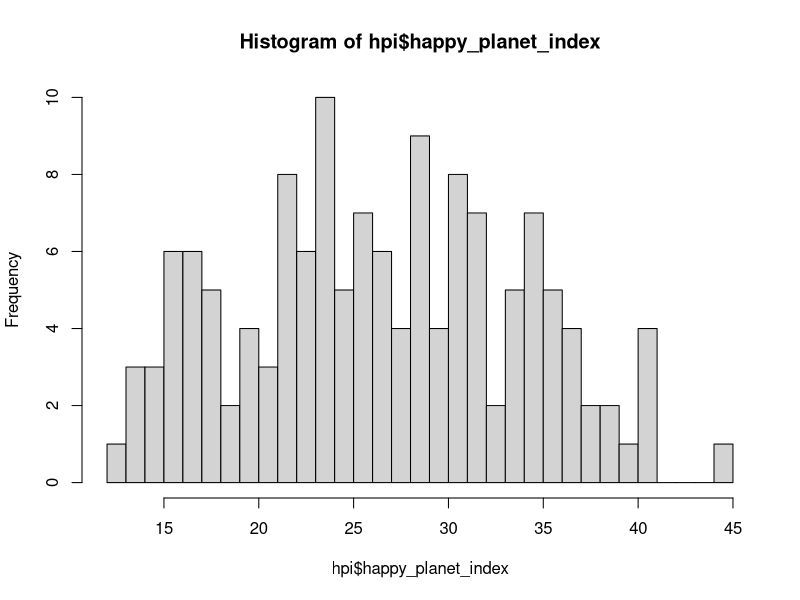
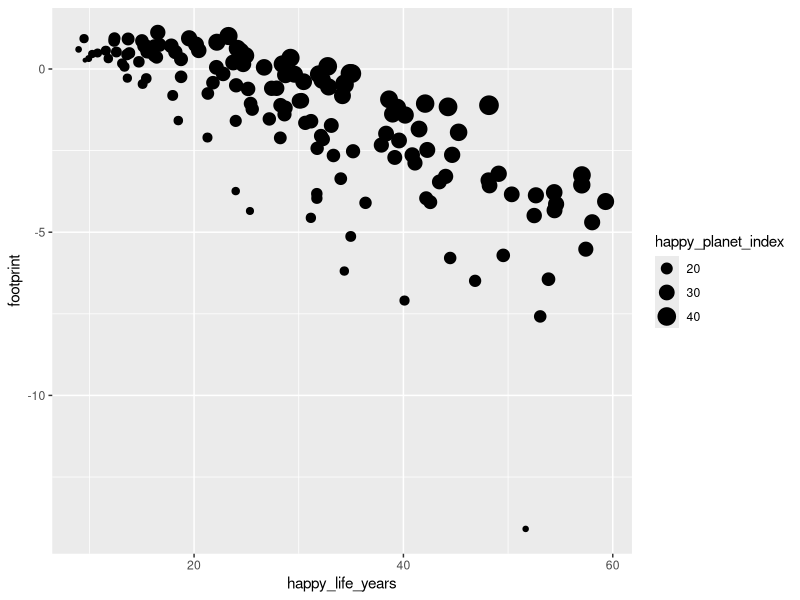
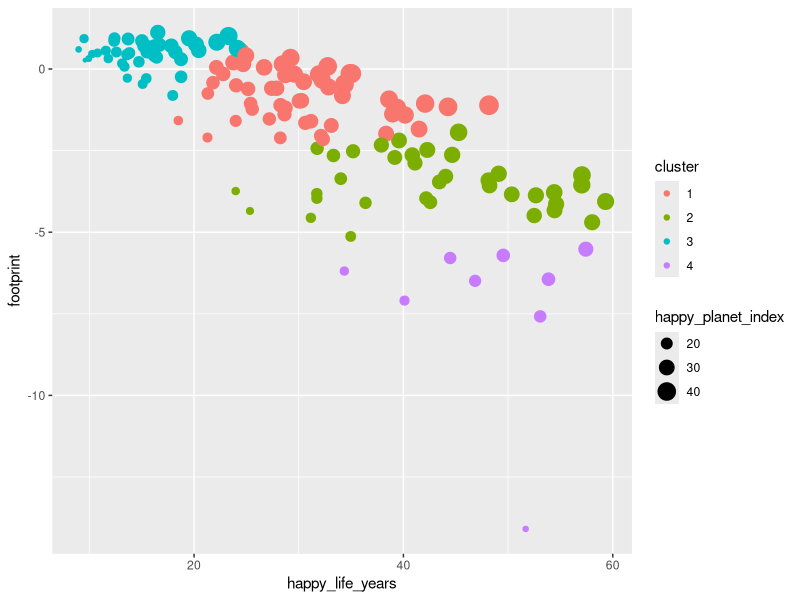
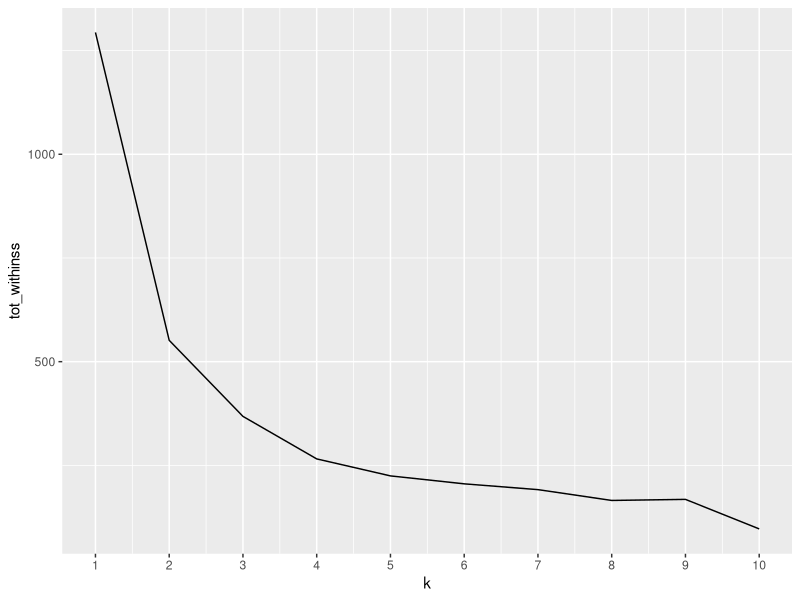
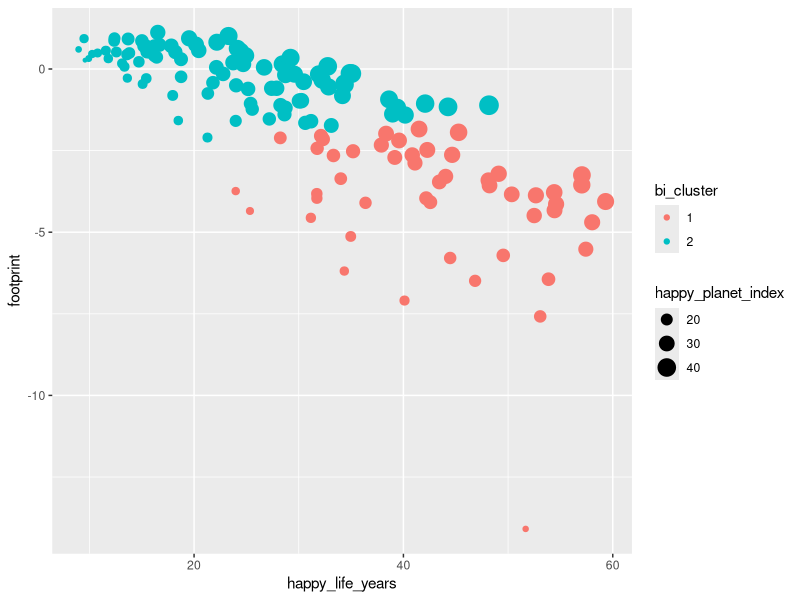
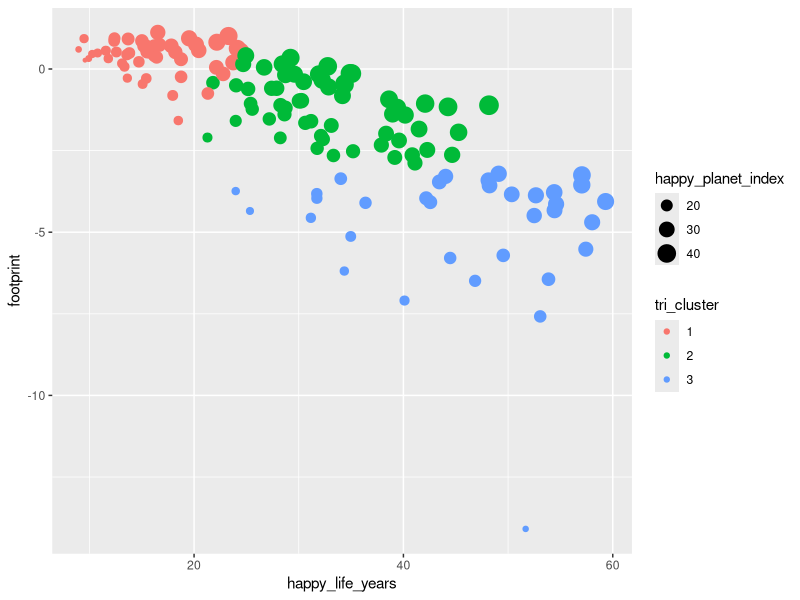
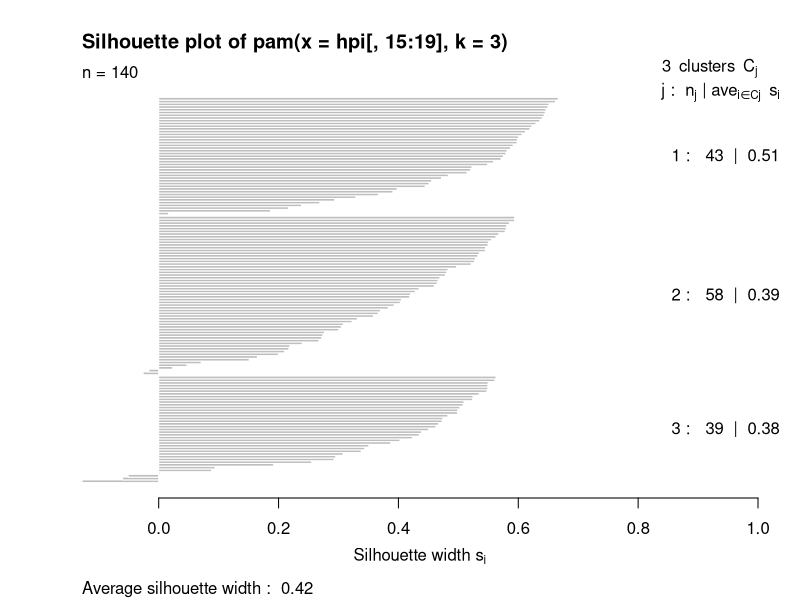
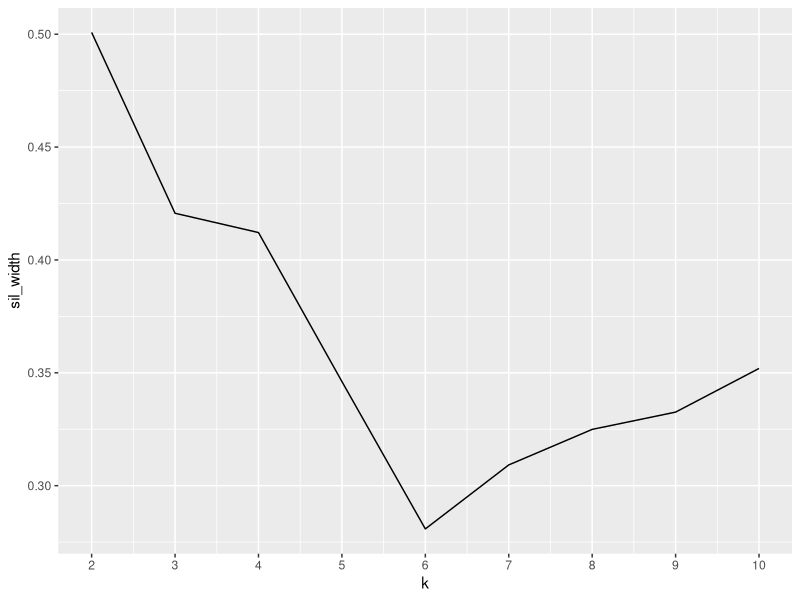

Here is the R script that generated these plots, in order: (Note: this script raises an error after producing the figures.)
## ---- chunk 1
# PLEASE NOTE
# THIS SCRIPT HAS ONLY BEEN TESTED ON A 6-CORE (12-THREAD), 64GB MEMORY MACHINE
# AND WILL PROBABLY NOT RUN WITH LOWER COMPUTER SPECIFICATIONS.
parallel::detectCores()
memory.limit()

# Script settings
knitr::opts_chunk$set(
	message = FALSE,
	warning = FALSE,
	cache = TRUE,
	tidy.opts = list(width.cutoff = 100),
	tidy = TRUE
)
script_start <- Sys.time()

# Load required packages
library(tidyverse)
library(readxl)
## ---- chunk 2
# HPI data from http://happyplanetindex.org/s/hpi-data-2016.xlsx retrieved on 2019-06-01

HPI <- read_excel("Data/hpi-data-2016.xlsx",
                  sheet = "Complete HPI data",
                  range = "B6:O146",
                  trim_ws = TRUE)
HPI[2:3] <- lapply(HPI[2:3], as.factor)

# We scale features to be used as distance features
hpi <- HPI %>% mutate(footprint = 1.73 - `Footprint\r\n(gha/capita)`, # Footprint above global biocapacity of 1.73 gha
                      life_exp_scaled = scale(`Average Life \r\nExpectancy`),
                      well_being_scaled = scale(`Average Wellbeing\r\n(0-10)`),
                      ineq_outcomes_scaled = scale(`Inequality of Outcomes`),
                      footprint_scaled = scale(`Footprint\r\n(gha/capita)`),
                      happy_life_years_scaled = scale(`Happy Life Years`),
                      hpi_scaled = scale(`Happy Planet Index`),
                      # rename columns for ease of coding
                      happy_life_years = `Happy Life Years`,
                      happy_planet_index = `Happy Planet Index`)
## ---- chunk 3

# Let's have a quick look at the HPI data
hist(hpi$happy_planet_index, breaks = 30)

ggplot(hpi, aes(x = happy_life_years, y = footprint, size = happy_planet_index)) + geom_point()
## ---- chunk 4
data_clusters <- kmeans(hpi[, 15:19], 4, nstart = 20)

data_clustered <- mutate(hpi, cluster = as.factor(data_clusters$cluster))

ggplot(data_clustered, aes(x = happy_life_years, y = footprint, size = happy_planet_index, color = cluster)) + geom_point()
## ---- chunk 5

# Using the elbow method
library(purrr)

tot_withinss <- map_dbl(1:10,  function(k){
  model <- kmeans(x = hpi[, 15:19], centers = k)
  model$tot.withinss
})

elbow_df <- data.frame(
  k = 1:10,
  tot_withinss = tot_withinss
)

print(elbow_df)

ggplot(elbow_df, aes(x = k, y = tot_withinss)) +
  geom_line() +
  scale_x_continuous(breaks = 1:10)

## ---- chunk 6
# It seems 2 or 3 clusters is optimal, let's have a look

hpi_bi_clusters <- kmeans(hpi[, 15:19], centers = 2, nstart = 20)
hpi_tri_clusters <- kmeans(hpi[, 15:19], centers = 3, nstart = 20)

hpi_clustered <- hpi %>% mutate(bi_cluster = as.factor(hpi_bi_clusters$cluster),
                                tri_cluster = as.factor(hpi_tri_clusters$cluster))

ggplot(hpi_clustered, aes(x = happy_life_years, y = footprint, size = happy_planet_index, color = bi_cluster)) + geom_point()
ggplot(hpi_clustered, aes(x = happy_life_years, y = footprint, size = happy_planet_index, color = tri_cluster)) + geom_point()
## ---- chunk 7
# How about analysis with silhoutte plot? https://campus.datacamp.com/courses/cluster-analysis-in-r/k-means-clustering?ex=8

library(cluster)
pam_k3 <- pam(hpi[, 15:19], k = 3)

#pam_k3$silinfo$widths

sil_plot <- silhouette(pam_k3)

plot(sil_plot)
## ---- chunk 8
sil_width <- map_dbl(2:10,  function(k){
  model <- pam(x = hpi[, 15:19], k = k)
  model$silinfo$avg.width
})

sil_df <- data.frame(
  k = 2:10,
  sil_width = sil_width
)

print(sil_df)

ggplot(sil_df, aes(x = k, y = sil_width)) +
  geom_line() +
  scale_x_continuous(breaks = 2:10)
## ---- chunk 9
# Clearly division in two cluster results in best fit
ggplot(hpi_clustered, aes(x = happy_life_years, y = footprint, size = happy_planet_index, color = bi_cluster)) + geom_point()

## ---- chunk 10
# Let's add some more data
# SPI data
spi <- read_excel("Data/Social Progress Index 2018-Results.xlsx",
                 sheet = "2016",
                 range = "A1:BQ237",
                 trim_ws = TRUE)
spi[3:76] <- lapply(spi[3:69], as.numeric)
spi[1:2] <- lapply(spi[1:2], as.factor)

# scale
spi[3:76] <- scale(spi[3:76])

# merge scaled data
data <- hpi[, c(2, 15:23)] %>% inner_join(spi, by = "Country")
complete_data <- data[complete.cases(data),]

## ---- chunk 11

# How many clusters is optimal?

# Elbow avoid unscaled c("Country", "happy_life_years", "footprint", "Code")
tot_withinss <- map_dbl(1:10,  function(k){
  model <- kmeans(x = complete_data[, -c(1, 8:11)], centers = k)
  model$tot.withinss
})

elbow_df <- data.frame(
  k = 1:10,
  tot_withinss = tot_withinss
)

print(elbow_df)

ggplot(elbow_df, aes(x = k, y = tot_withinss)) +
  geom_line() +
  scale_x_continuous(breaks = 1:10)

# Silhouette width
sil_width <- map_dbl(2:10,  function(k){
  model <- pam(x = complete_data[, -c(1, 8:11)], k = k)
  model$silinfo$avg.width
})

sil_df <- data.frame(
  k = 2:10,
  sil_width = sil_width
)

print(sil_df)

ggplot(sil_df, aes(x = k, y = sil_width)) +
  geom_line() +
  scale_x_continuous(breaks = 2:10)

# Two clusters seems best again
combi_clusters <- kmeans(complete_data[, -c(1, 8:11)], centers = 2, nstart = 20)

combi_clustered <- complete_data %>% mutate(bi_cluster = as.factor(combi_clusters$cluster))

ggplot(combi_clustered, aes(x = happy_life_years, y = footprint, size = happy_planet_index, color = bi_cluster)) + geom_point()
## ---- chunk 12
# Statistics per cluster to compare

cluster_averages <- combi_clustered %>% select(happy_life_years_scaled,
                                               footprint_scaled,
                                               hpi_scaled,
                                               `Social Progress Index`,
                                               `Basic Human Needs`,
                                               `Foundations of Wellbeing`,
                                               Opportunity,
                                               bi_cluster) %>%
                                        group_by(bi_cluster) %>%
                                        summarise_all(mean) %>%
                                        gather(-bi_cluster, key = "indicator", value = "score")

# How to visualise this?
ggplot(cluster_averages, aes(x= indicator, y = score, label = score)) + 
  geom_bar(stat = "identity", aes(fill = bi_cluster), width = 0.5)  +
  scale_fill_manual(name = "Cluster",
                    labels = c("One cluster", "Other cluster"),
                    values = c("1" = "#00ba38", "2" = "#f8766d")) +
  labs(subtitle = "Subtitle will go here",
       title = "This is the title") +
  coord_flip()
